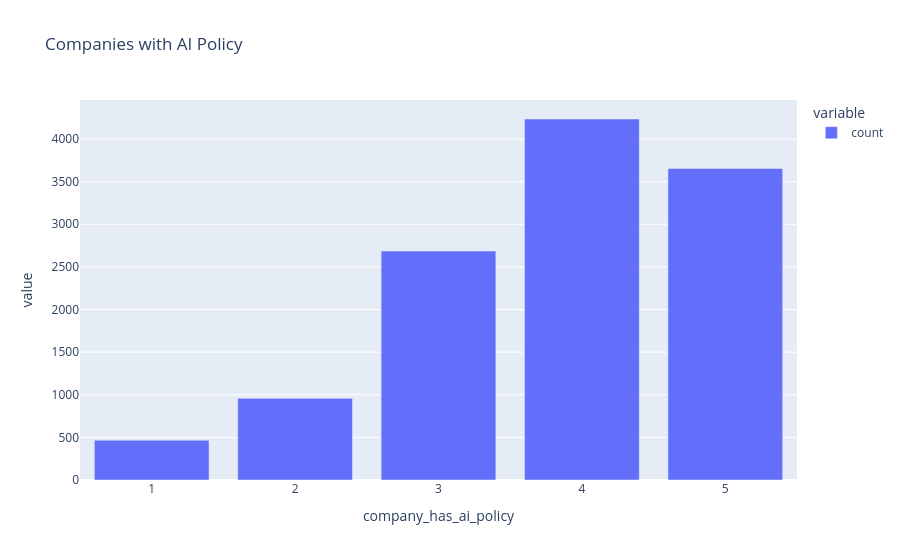

Source (notebook cell):
### Code cell
#AI POLICY DISTRIBUTION-BAR GRAPH
import plotly.express as px

fig = px.bar(
    df['company_has_ai_policy'].value_counts(),
    title='Companies with AI Policy'
)
fig.show()

### Figure 1 — Plotly figure (JSON) as saved in the notebook; plotly's stock layout.template omitted (floating-point values rounded to 4 significant figures)
{"data": [{"hovertemplate": "variable=count<br>company_has_ai_policy=%{x}<br>value=%{y}<extra></extra>", "legendgroup": "count", "marker": {"color": "#636efa", "pattern": {"shape": ""}}, "name": "count", "orientation": "v", "showlegend": true, "textposition": "auto", "type": "bar", "x": [4, 5, 3, 2, 1], "xaxis": "x", "y": [4235, 3654, 2686, 958, 467], "yaxis": "y"}], "layout": {"barmode": "relative", "legend": {"title": {"text": "variable"}, "tracegroupgap": 0}, "title": {"text": "Companies with AI Policy"}, "xaxis": {"anchor": "y", "domain": [0, 1], "title": {"text": "company_has_ai_policy"}}, "yaxis": {"anchor": "x", "domain": [0, 1], "title": {"text": "value"}}}}
